Frame 1 (no input): blank canvas, image omitted
Frame 60 (no input): blank canvas, image omitted
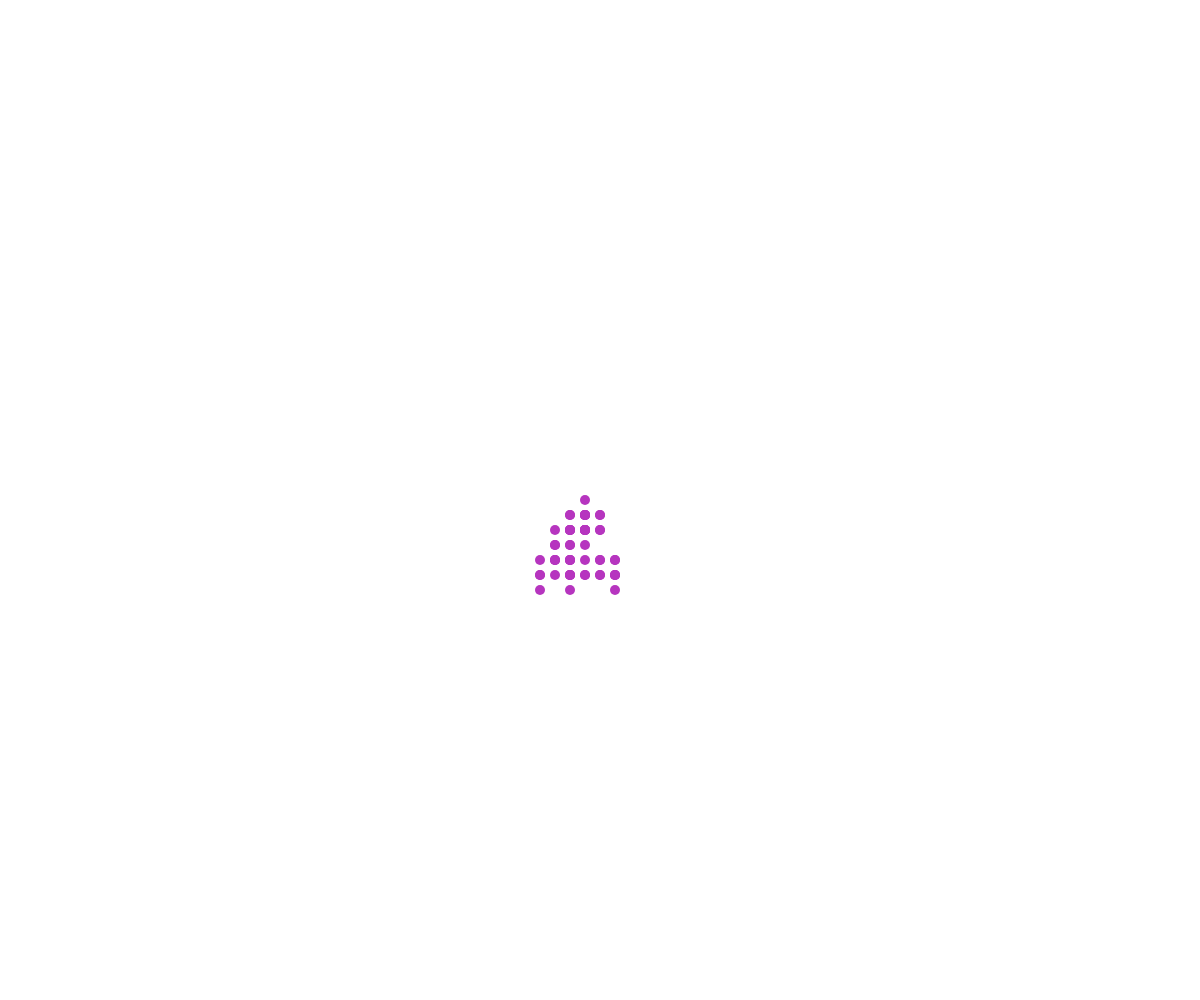
Frame 120 (the mouse pressed at the canvas centre since frame 60)

The p5.js sketch whose frames 1 and 60 were blank and that drew this single picture after the mouse press (run headless with seeded random() and noise() and a simulated clock; from frame 60 on, the mouse is pressed at the canvas centre):

// p5.js sketch
// ── sketch.js
// Walker OOP Demo

class Walker {
  constructor(x, y, theColor) {
    this.x = x;
    this.y = y;
    this.stepSize = 15;
    this.color = theColor;
    this.radius = 5;
  }

  display() {
    fill(this.color);
    circle(this.x, this.y, this.radius * 2);
  }

  move() {
    let choice = random(100);
    if (choice < 25) {
      //move up
      this.y -= this.stepSize;
    }
    else if (choice < 50) {
      //move down
      this.y += this.stepSize;
    }
    else if (choice < 75) {
      //move right
      this.x += this.stepSize;
    }
    else {
      //move left
      this.x -= this.stepSize;
    }
  }
}

let theWalkers = [];

function setup() {
  createCanvas(windowWidth, windowHeight);
  noStroke();
}

function draw() {
  for (let someWalker of theWalkers) {
    someWalker.move();
    someWalker.display();

  }
}

function mousePressed() {
  let theColor = color(random(255), random(255), random(255));
  let myWalker = new Walker(mouseX, mouseY, theColor);
  theWalkers.push(myWalker);  
}
